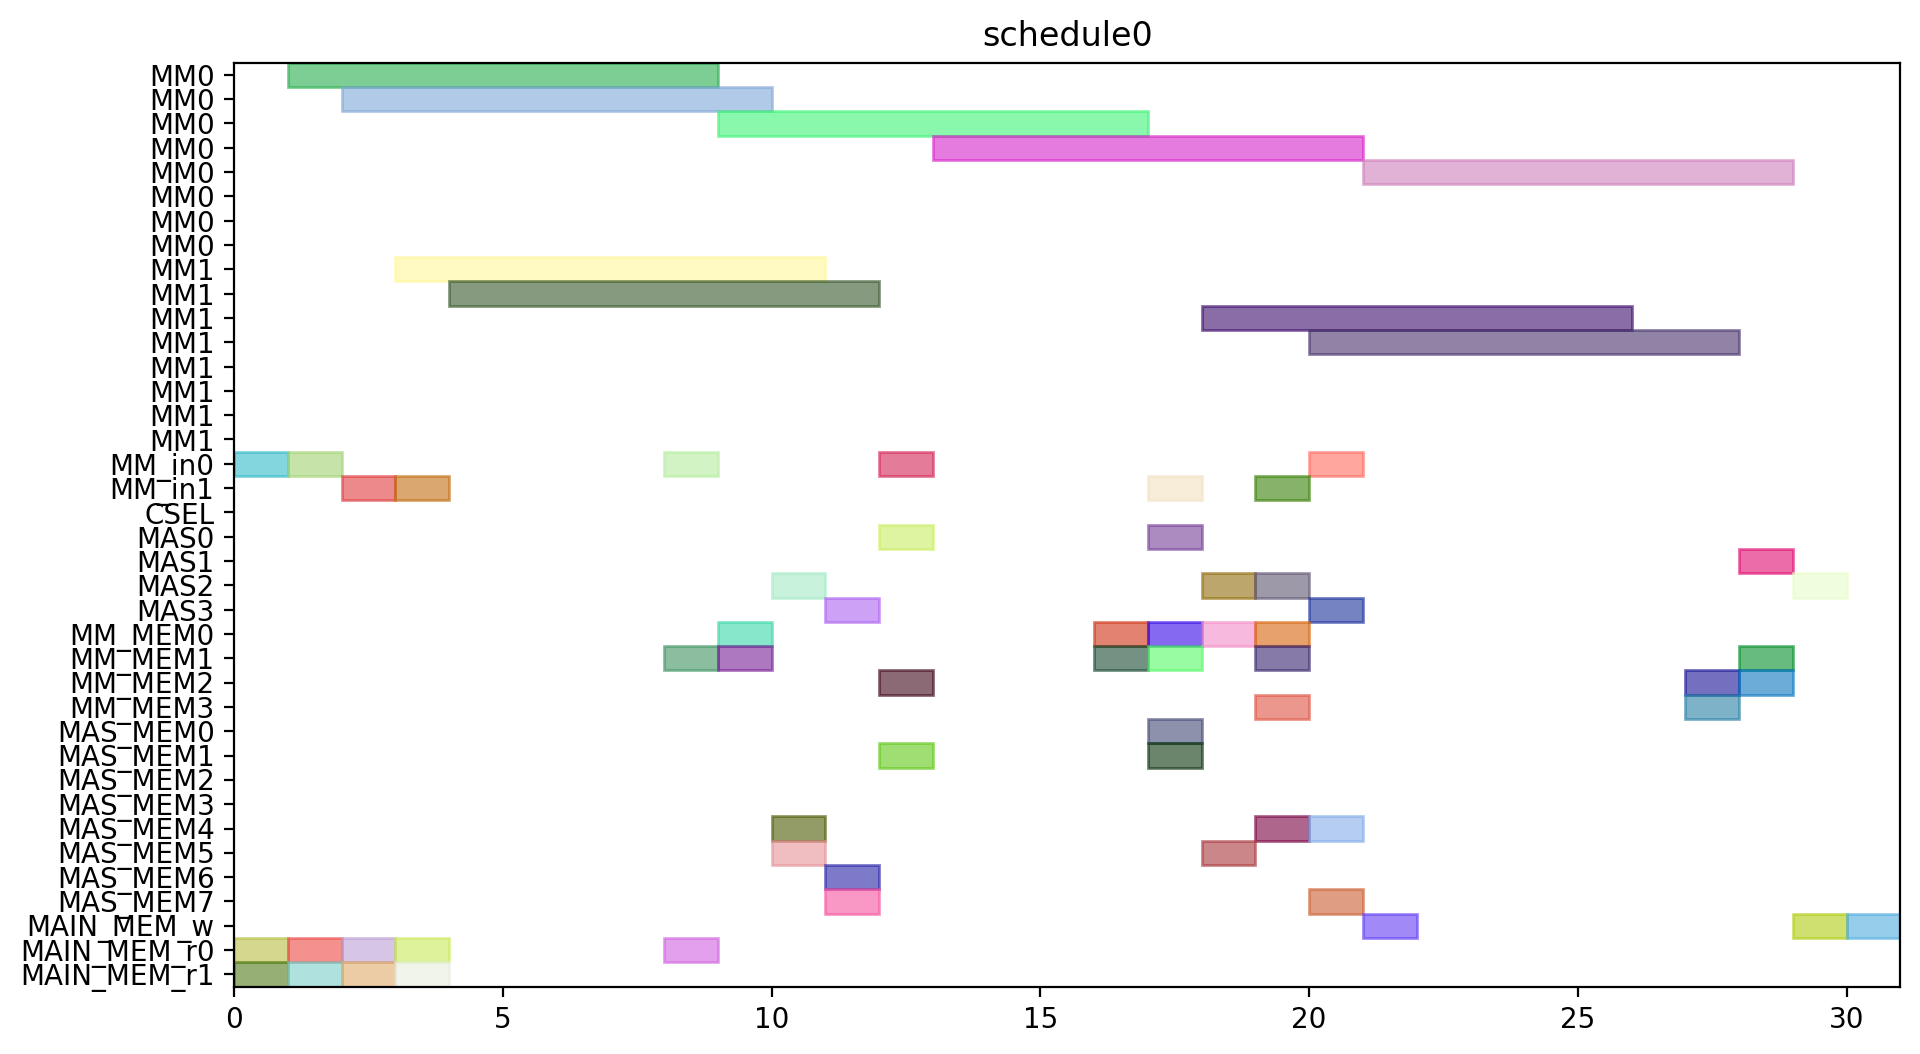

Reproduce this figure in Python.
from pyschedule import Scenario, solvers, plotters, alt


def solve():
	horizon = 120
	S = Scenario("schedule0", horizon=horizon)

	# resource
	MM = S.Resources('MM', num=2, size=8)
	MM_in = S.Resources('MM_in', num=2)
	CSEL = S.Resource('CSEL')
	MAS = S.Resources('MAS', num=4, size=1, periods=range(1, horizon))
	MM_MEM = S.Resources('MM_MEM', num=4)
	MAS_MEM = S.Resources('MAS_MEM', num=8)
	MAIN_MEM_w = S.Resource('MAIN_MEM_w', size=1)
	MAIN_MEM_r = S.Resources('MAIN_MEM_r', num=2)

	# result of previous scheduling

	# new tasks
	t0 = S.Task('t0', length=8, delay_cost=1)
	t0 += alt(MM)
	t0_in = S.Task('t0_in', length=1, delay_cost=1)
	t0_in += alt(MM_in)
	S += t0_in*MM_in[0]<=t0*MM[0]
	S += t0_in*MM_in[1]<=t0*MM[1]
	t0_mem0 = S.Task('t0_mem0', length=1, delay_cost=1)
	t0_mem0 += MAIN_MEM_r[0]
	S += t0_mem0 <= t0

	t0_mem1 = S.Task('t0_mem1', length=1, delay_cost=1)
	t0_mem1 += MAIN_MEM_r[1]
	S += t0_mem1 <= t0

	t3 = S.Task('t3', length=8, delay_cost=1)
	t3 += alt(MM)
	t3_in = S.Task('t3_in', length=1, delay_cost=1)
	t3_in += alt(MM_in)
	S += t3_in*MM_in[0]<=t3*MM[0]
	S += t3_in*MM_in[1]<=t3*MM[1]
	t3_mem0 = S.Task('t3_mem0', length=1, delay_cost=1)
	t3_mem0 += MAIN_MEM_r[0]
	S += t3_mem0 <= t3

	t3_mem1 = S.Task('t3_mem1', length=1, delay_cost=1)
	t3_mem1 += MAIN_MEM_r[1]
	S += t3_mem1 <= t3

	t1 = S.Task('t1', length=8, delay_cost=1)
	t1 += alt(MM)
	t1_in = S.Task('t1_in', length=1, delay_cost=1)
	t1_in += alt(MM_in)
	S += t1_in*MM_in[0]<=t1*MM[0]
	S += t1_in*MM_in[1]<=t1*MM[1]
	t1_mem0 = S.Task('t1_mem0', length=1, delay_cost=1)
	t1_mem0 += MAIN_MEM_r[0]
	S += t1_mem0 <= t1

	t1_mem1 = S.Task('t1_mem1', length=1, delay_cost=1)
	t1_mem1 += MAIN_MEM_r[1]
	S += t1_mem1 <= t1

	t2 = S.Task('t2', length=8, delay_cost=1)
	t2 += alt(MM)
	t2_in = S.Task('t2_in', length=1, delay_cost=1)
	t2_in += alt(MM_in)
	S += t2_in*MM_in[0]<=t2*MM[0]
	S += t2_in*MM_in[1]<=t2*MM[1]
	t2_mem0 = S.Task('t2_mem0', length=1, delay_cost=1)
	t2_mem0 += MAIN_MEM_r[0]
	S += t2_mem0 <= t2

	t2_mem1 = S.Task('t2_mem1', length=1, delay_cost=1)
	t2_mem1 += MAIN_MEM_r[1]
	S += t2_mem1 <= t2

	t4 = S.Task('t4', length=8, delay_cost=1)
	t4 += alt(MM)
	t4_in = S.Task('t4_in', length=1, delay_cost=1)
	t4_in += alt(MM_in)
	S += t4_in*MM_in[0]<=t4*MM[0]
	S += t4_in*MM_in[1]<=t4*MM[1]
	t4_mem0 = S.Task('t4_mem0', length=1, delay_cost=1)
	t4_mem0 += MAIN_MEM_r[0]
	S += t4_mem0 <= t4

	t4_mem1 = S.Task('t4_mem1', length=1, delay_cost=1)
	t4_mem1 += alt(MM_MEM)
	S += (t2*MM[0])-1 < t4_mem1*MM_MEM[1]
	S += (t2*MM[1])-1 < t4_mem1*MM_MEM[3]
	S += t4_mem1 <= t4

	t5 = S.Task('t5', length=1, delay_cost=1)
	t5 += alt(MAS)
	t5_mem0 = S.Task('t5_mem0', length=1, delay_cost=1)
	t5_mem0 += alt(MM_MEM)
	S += (t0*MM[0])-1 < t5_mem0*MM_MEM[0]
	S += (t0*MM[1])-1 < t5_mem0*MM_MEM[2]
	S += t5_mem0 <= t5

	t5_mem1 = S.Task('t5_mem1', length=1, delay_cost=1)
	t5_mem1 += alt(MM_MEM)
	S += (t0*MM[0])-1 < t5_mem1*MM_MEM[1]
	S += (t0*MM[1])-1 < t5_mem1*MM_MEM[3]
	S += t5_mem1 <= t5

	t6 = S.Task('t6', length=1, delay_cost=1)
	t6 += alt(MAS)
	t6_mem0 = S.Task('t6_mem0', length=1, delay_cost=1)
	t6_mem0 += alt(MAS_MEM)
	S += (t5*MAS[0])-1 < t6_mem0*MAS_MEM[0]
	S += (t5*MAS[1])-1 < t6_mem0*MAS_MEM[2]
	S += (t5*MAS[2])-1 < t6_mem0*MAS_MEM[4]
	S += (t5*MAS[3])-1 < t6_mem0*MAS_MEM[6]
	S += t6_mem0 <= t6

	t6_mem1 = S.Task('t6_mem1', length=1, delay_cost=1)
	t6_mem1 += alt(MAS_MEM)
	S += (t5*MAS[0])-1 < t6_mem1*MAS_MEM[1]
	S += (t5*MAS[1])-1 < t6_mem1*MAS_MEM[3]
	S += (t5*MAS[2])-1 < t6_mem1*MAS_MEM[5]
	S += (t5*MAS[3])-1 < t6_mem1*MAS_MEM[7]
	S += t6_mem1 <= t6

	t9 = S.Task('t9', length=1, delay_cost=1)
	t9 += alt(MAS)
	t9_mem0 = S.Task('t9_mem0', length=1, delay_cost=1)
	t9_mem0 += alt(MM_MEM)
	S += (t0*MM[0])-1 < t9_mem0*MM_MEM[0]
	S += (t0*MM[1])-1 < t9_mem0*MM_MEM[2]
	S += t9_mem0 <= t9

	t9_mem1 = S.Task('t9_mem1', length=1, delay_cost=1)
	t9_mem1 += alt(MM_MEM)
	S += (t4*MM[0])-1 < t9_mem1*MM_MEM[1]
	S += (t4*MM[1])-1 < t9_mem1*MM_MEM[3]
	S += t9_mem1 <= t9

	t10 = S.Task('t10', length=1, delay_cost=1)
	t10 += alt(MAS)
	t10_mem0 = S.Task('t10_mem0', length=1, delay_cost=1)
	t10_mem0 += alt(MM_MEM)
	S += (t4*MM[0])-1 < t10_mem0*MM_MEM[0]
	S += (t4*MM[1])-1 < t10_mem0*MM_MEM[2]
	S += t10_mem0 <= t10

	t10_mem1 = S.Task('t10_mem1', length=1, delay_cost=1)
	t10_mem1 += alt(MM_MEM)
	S += (t4*MM[0])-1 < t10_mem1*MM_MEM[1]
	S += (t4*MM[1])-1 < t10_mem1*MM_MEM[3]
	S += t10_mem1 <= t10

	t7 = S.Task('t7', length=1, delay_cost=1)
	t7 += alt(MAS)
	t7_mem0 = S.Task('t7_mem0', length=1, delay_cost=1)
	t7_mem0 += alt(MAS_MEM)
	S += (t6*MAS[0])-1 < t7_mem0*MAS_MEM[0]
	S += (t6*MAS[1])-1 < t7_mem0*MAS_MEM[2]
	S += (t6*MAS[2])-1 < t7_mem0*MAS_MEM[4]
	S += (t6*MAS[3])-1 < t7_mem0*MAS_MEM[6]
	S += t7_mem0 <= t7

	t7_mem1 = S.Task('t7_mem1', length=1, delay_cost=1)
	t7_mem1 += alt(MAS_MEM)
	S += (t6*MAS[0])-1 < t7_mem1*MAS_MEM[1]
	S += (t6*MAS[1])-1 < t7_mem1*MAS_MEM[3]
	S += (t6*MAS[2])-1 < t7_mem1*MAS_MEM[5]
	S += (t6*MAS[3])-1 < t7_mem1*MAS_MEM[7]
	S += t7_mem1 <= t7

	t11 = S.Task('t11', length=1, delay_cost=1)
	t11 += alt(MAS)
	t11_mem0 = S.Task('t11_mem0', length=1, delay_cost=1)
	t11_mem0 += alt(MAS_MEM)
	S += (t10*MAS[0])-1 < t11_mem0*MAS_MEM[0]
	S += (t10*MAS[1])-1 < t11_mem0*MAS_MEM[2]
	S += (t10*MAS[2])-1 < t11_mem0*MAS_MEM[4]
	S += (t10*MAS[3])-1 < t11_mem0*MAS_MEM[6]
	S += t11_mem0 <= t11

	t11_mem1 = S.Task('t11_mem1', length=1, delay_cost=1)
	t11_mem1 += alt(MM_MEM)
	S += (t4*MM[0])-1 < t11_mem1*MM_MEM[1]
	S += (t4*MM[1])-1 < t11_mem1*MM_MEM[3]
	S += t11_mem1 <= t11

	t8 = S.Task('t8', length=8, delay_cost=1)
	t8 += alt(MM)
	t8_in = S.Task('t8_in', length=1, delay_cost=1)
	t8_in += alt(MM_in)
	S += t8_in*MM_in[0]<=t8*MM[0]
	S += t8_in*MM_in[1]<=t8*MM[1]
	t8_mem0 = S.Task('t8_mem0', length=1, delay_cost=1)
	t8_mem0 += alt(MM_MEM)
	S += (t4*MM[0])-1 < t8_mem0*MM_MEM[0]
	S += (t4*MM[1])-1 < t8_mem0*MM_MEM[2]
	S += t8_mem0 <= t8

	t8_mem1 = S.Task('t8_mem1', length=1, delay_cost=1)
	t8_mem1 += alt(MAS_MEM)
	S += (t7*MAS[0])-1 < t8_mem1*MAS_MEM[1]
	S += (t7*MAS[1])-1 < t8_mem1*MAS_MEM[3]
	S += (t7*MAS[2])-1 < t8_mem1*MAS_MEM[5]
	S += (t7*MAS[3])-1 < t8_mem1*MAS_MEM[7]
	S += t8_mem1 <= t8

	new_PZ = S.Task('new_PZ', length=8, delay_cost=1)
	new_PZ += alt(MM)
	new_PZ_in = S.Task('new_PZ_in', length=1, delay_cost=1)
	new_PZ_in += alt(MM_in)
	S += new_PZ_in*MM_in[0]<=new_PZ*MM[0]
	S += new_PZ_in*MM_in[1]<=new_PZ*MM[1]
	S += 0<new_PZ

	new_PZ_w = S.Task('new_PZ_w', length=1, delay_cost=1)
	new_PZ_w += alt(MAIN_MEM_w)
	S += new_PZ <= new_PZ_w

	new_PZ_mem0 = S.Task('new_PZ_mem0', length=1, delay_cost=1)
	new_PZ_mem0 += alt(MM_MEM)
	S += (t1*MM[0])-1 < new_PZ_mem0*MM_MEM[0]
	S += (t1*MM[1])-1 < new_PZ_mem0*MM_MEM[2]
	S += new_PZ_mem0 <= new_PZ

	new_PZ_mem1 = S.Task('new_PZ_mem1', length=1, delay_cost=1)
	new_PZ_mem1 += alt(MAS_MEM)
	S += (t7*MAS[0])-1 < new_PZ_mem1*MAS_MEM[1]
	S += (t7*MAS[1])-1 < new_PZ_mem1*MAS_MEM[3]
	S += (t7*MAS[2])-1 < new_PZ_mem1*MAS_MEM[5]
	S += (t7*MAS[3])-1 < new_PZ_mem1*MAS_MEM[7]
	S += new_PZ_mem1 <= new_PZ

	t12 = S.Task('t12', length=1, delay_cost=1)
	t12 += alt(MAS)
	t12_mem0 = S.Task('t12_mem0', length=1, delay_cost=1)
	t12_mem0 += alt(MM_MEM)
	S += (t0*MM[0])-1 < t12_mem0*MM_MEM[0]
	S += (t0*MM[1])-1 < t12_mem0*MM_MEM[2]
	S += t12_mem0 <= t12

	t12_mem1 = S.Task('t12_mem1', length=1, delay_cost=1)
	t12_mem1 += alt(MAS_MEM)
	S += (t11*MAS[0])-1 < t12_mem1*MAS_MEM[1]
	S += (t11*MAS[1])-1 < t12_mem1*MAS_MEM[3]
	S += (t11*MAS[2])-1 < t12_mem1*MAS_MEM[5]
	S += (t11*MAS[3])-1 < t12_mem1*MAS_MEM[7]
	S += t12_mem1 <= t12

	t13 = S.Task('t13', length=8, delay_cost=1)
	t13 += alt(MM)
	t13_in = S.Task('t13_in', length=1, delay_cost=1)
	t13_in += alt(MM_in)
	S += t13_in*MM_in[0]<=t13*MM[0]
	S += t13_in*MM_in[1]<=t13*MM[1]
	t13_mem0 = S.Task('t13_mem0', length=1, delay_cost=1)
	t13_mem0 += alt(MAS_MEM)
	S += (t12*MAS[0])-1 < t13_mem0*MAS_MEM[0]
	S += (t12*MAS[1])-1 < t13_mem0*MAS_MEM[2]
	S += (t12*MAS[2])-1 < t13_mem0*MAS_MEM[4]
	S += (t12*MAS[3])-1 < t13_mem0*MAS_MEM[6]
	S += t13_mem0 <= t13

	t13_mem1 = S.Task('t13_mem1', length=1, delay_cost=1)
	t13_mem1 += alt(MAS_MEM)
	S += (t9*MAS[0])-1 < t13_mem1*MAS_MEM[1]
	S += (t9*MAS[1])-1 < t13_mem1*MAS_MEM[3]
	S += (t9*MAS[2])-1 < t13_mem1*MAS_MEM[5]
	S += (t9*MAS[3])-1 < t13_mem1*MAS_MEM[7]
	S += t13_mem1 <= t13

	t14 = S.Task('t14', length=8, delay_cost=1)
	t14 += alt(MM)
	t14_in = S.Task('t14_in', length=1, delay_cost=1)
	t14_in += alt(MM_in)
	S += t14_in*MM_in[0]<=t14*MM[0]
	S += t14_in*MM_in[1]<=t14*MM[1]
	t14_mem0 = S.Task('t14_mem0', length=1, delay_cost=1)
	t14_mem0 += alt(MAS_MEM)
	S += (t12*MAS[0])-1 < t14_mem0*MAS_MEM[0]
	S += (t12*MAS[1])-1 < t14_mem0*MAS_MEM[2]
	S += (t12*MAS[2])-1 < t14_mem0*MAS_MEM[4]
	S += (t12*MAS[3])-1 < t14_mem0*MAS_MEM[6]
	S += t14_mem0 <= t14

	t14_mem1 = S.Task('t14_mem1', length=1, delay_cost=1)
	t14_mem1 += alt(MM_MEM)
	S += (t3*MM[0])-1 < t14_mem1*MM_MEM[1]
	S += (t3*MM[1])-1 < t14_mem1*MM_MEM[3]
	S += t14_mem1 <= t14

	new_PY = S.Task('new_PY', length=1, delay_cost=1)
	new_PY += alt(MAS)
	S += 0<new_PY

	new_PY_w = S.Task('new_PY_w', length=1, delay_cost=1)
	new_PY_w += alt(MAIN_MEM_w)
	S += new_PY <= new_PY_w

	new_PY_mem0 = S.Task('new_PY_mem0', length=1, delay_cost=1)
	new_PY_mem0 += alt(MM_MEM)
	S += (t8*MM[0])-1 < new_PY_mem0*MM_MEM[0]
	S += (t8*MM[1])-1 < new_PY_mem0*MM_MEM[2]
	S += new_PY_mem0 <= new_PY

	new_PY_mem1 = S.Task('new_PY_mem1', length=1, delay_cost=1)
	new_PY_mem1 += alt(MM_MEM)
	S += (t13*MM[0])-1 < new_PY_mem1*MM_MEM[1]
	S += (t13*MM[1])-1 < new_PY_mem1*MM_MEM[3]
	S += new_PY_mem1 <= new_PY

	new_PX = S.Task('new_PX', length=1, delay_cost=1)
	new_PX += alt(MAS)
	S += 0<new_PX

	new_PX_w = S.Task('new_PX_w', length=1, delay_cost=1)
	new_PX_w += alt(MAIN_MEM_w)
	S += new_PX <= new_PX_w

	new_PX_mem0 = S.Task('new_PX_mem0', length=1, delay_cost=1)
	new_PX_mem0 += alt(MM_MEM)
	S += (t14*MM[0])-1 < new_PX_mem0*MM_MEM[0]
	S += (t14*MM[1])-1 < new_PX_mem0*MM_MEM[2]
	S += new_PX_mem0 <= new_PX

	new_PX_mem1 = S.Task('new_PX_mem1', length=1, delay_cost=1)
	new_PX_mem1 += alt(MM_MEM)
	S += (t14*MM[0])-1 < new_PX_mem1*MM_MEM[1]
	S += (t14*MM[1])-1 < new_PX_mem1*MM_MEM[3]
	S += new_PX_mem1 <= new_PX

	solvers.mip.solve(S,msg=1,kind='CPLEX',ratio_gap=1.01)

	solution = [['hoge']*len(S.solution()[1]) for i in range(len(S.solution()))]
	for i in range(len(S.solution())):
		for j in range(len(S.solution()[i])):
			solution[i][j]=str(S.solution()[i][j])
	print(solution)

	cycles = int(solution[-1][3])

	pic_file_name = "/home/mfukuda/ABE/multiRAM_multiMAS_16mux/scheduling_result/stage8MM2_stage1MAS4/EP_DBL_A_0/schedule0.png"
	if(S.solution() != []):
		plotters.matplotlib.plot(S,img_filename=pic_file_name, show_task_labels=False, fig_size=(cycles*0.25+3, 6))

	return solution
